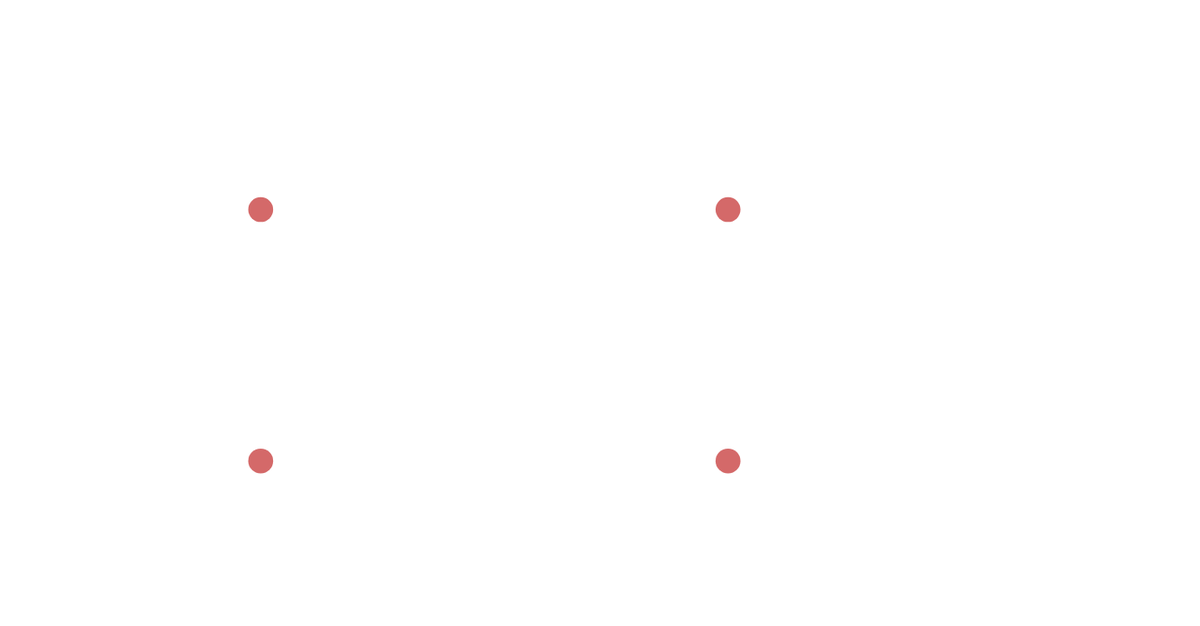
Frame 1 (no input)
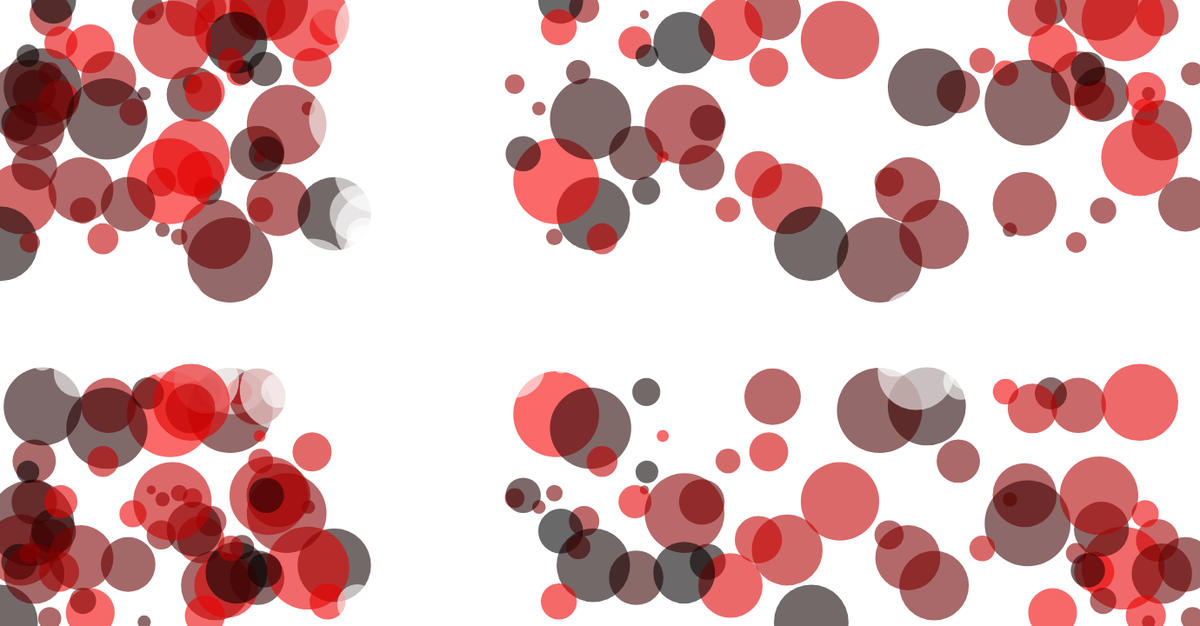
Frame 60 (no input)
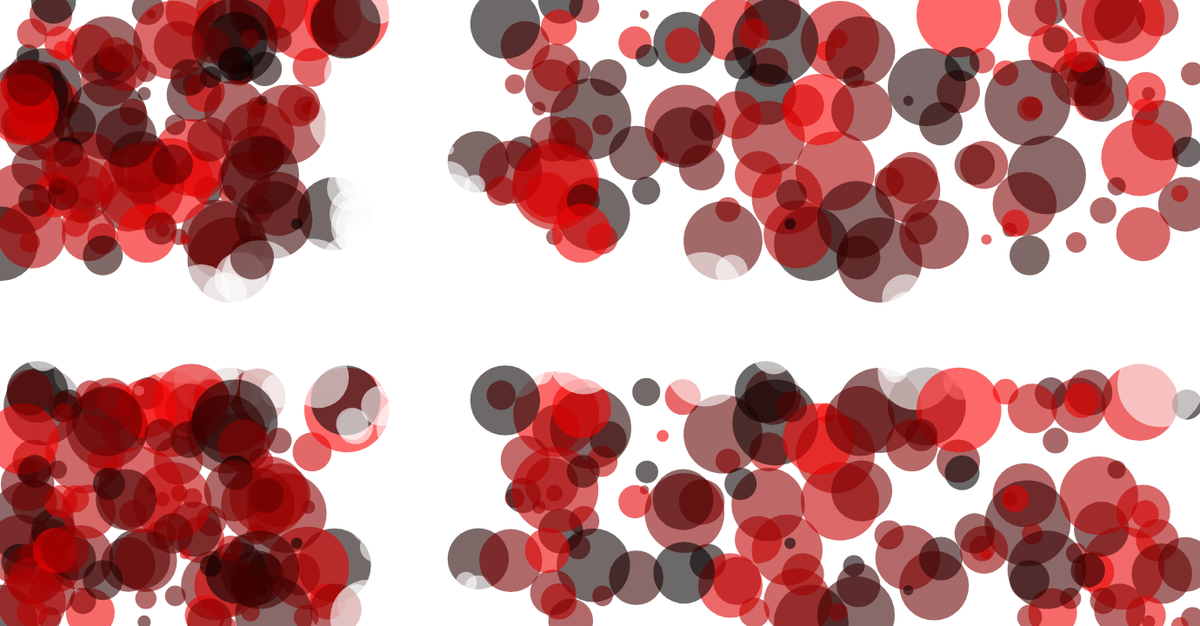
Frame 120 (the mouse pressed at the canvas centre since frame 60)

The p5.js sketch that drew these frames (run headless with seeded random() and noise() and a simulated clock; from frame 60 on, the mouse is pressed at the canvas centre):

// p5.js sketch
// ── sketch.js
var col1 =
{
  r : 0,
}

var circle1=
{
  x1 : 1,
  x2 : 2,
  x3 : 3,
  y1 : 1,
  y2 : 2,
  y3 : 3,
  diameter : 50
}


function setup() 
{
  createCanvas (1380, 720);
  console.log("Hello World")
}


function draw() 
{
  //Placering af cirkel
  col1.r = random(0, 255);
  circle1.diameter = random(10, 100);
  circle1.x1 = random(0, 400);
  circle1.x2 = random(550, 1380);
  circle1.y1 = random(0, 300);
  circle1.y2 = random(450, 720);
  circle1.x3 = random(400, 550);
  circle1.y3 = random(300, 450);
  circle1.x31 = random(0, 1380);
  circle1.y31 = random(0, 720);
  
  //Røde cirkler
  noStroke();
  fill(col1.r, 0, 0, 150);
  ellipse(circle1.x1, circle1.y1, circle1.diameter, circle1.diameter);
  ellipse(circle1.x2, circle1.y1, circle1.diameter, circle1.diameter);
  ellipse(circle1.x1, circle1.y2, circle1.diameter, circle1.diameter);
  ellipse(circle1.x2, circle1.y2, circle1.diameter, circle1.diameter);
  
  //Hvide cirkler
  noStroke();
  fill(255, 150);
  ellipse(circle1.x31, circle1.y3, circle1.diameter, circle1.diameter);
  ellipse(circle1.x3, circle1.y31, circle1.diameter, circle1.diameter);
}
